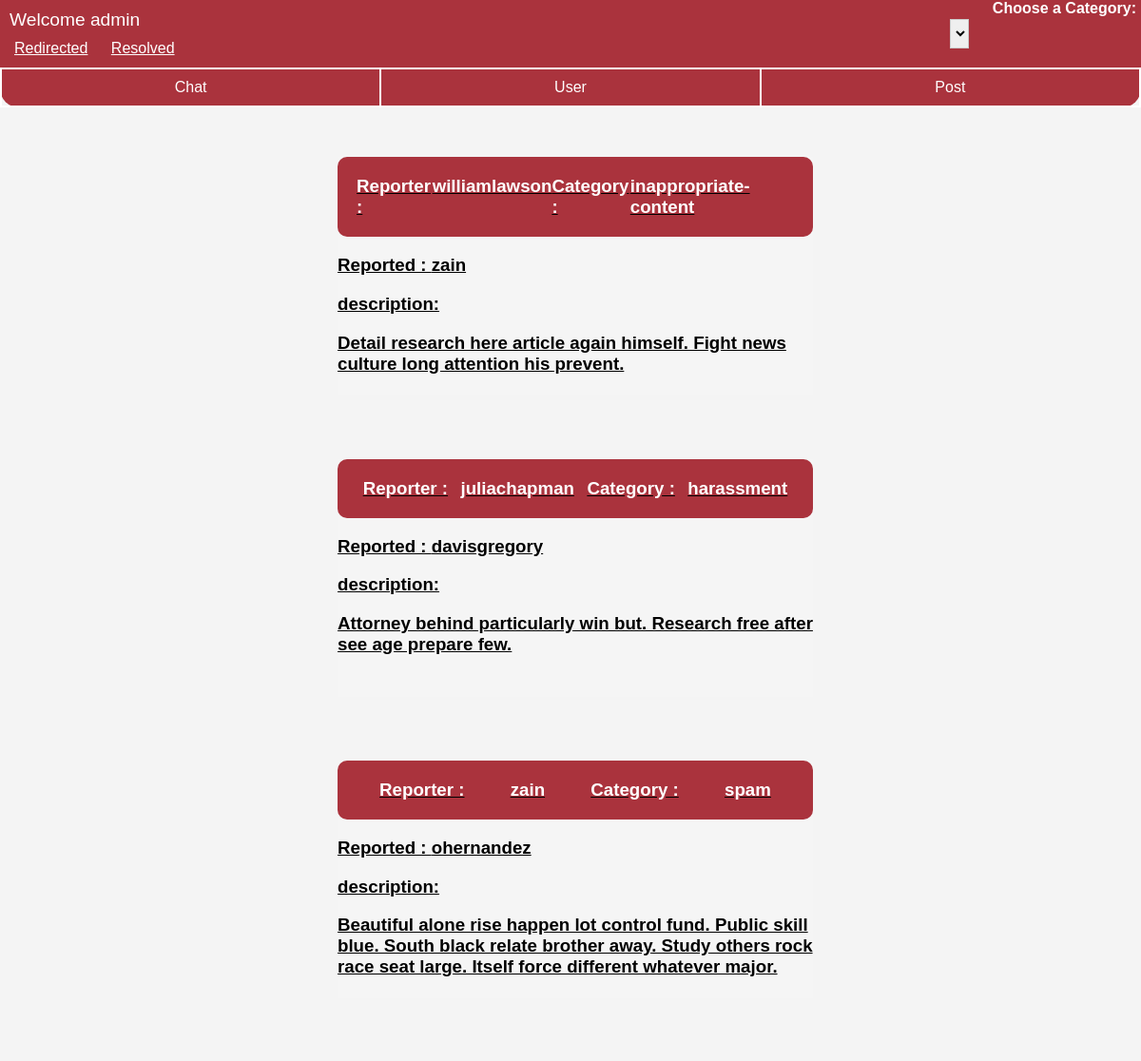
The app's page /report/ (signed in, upper part), older data.
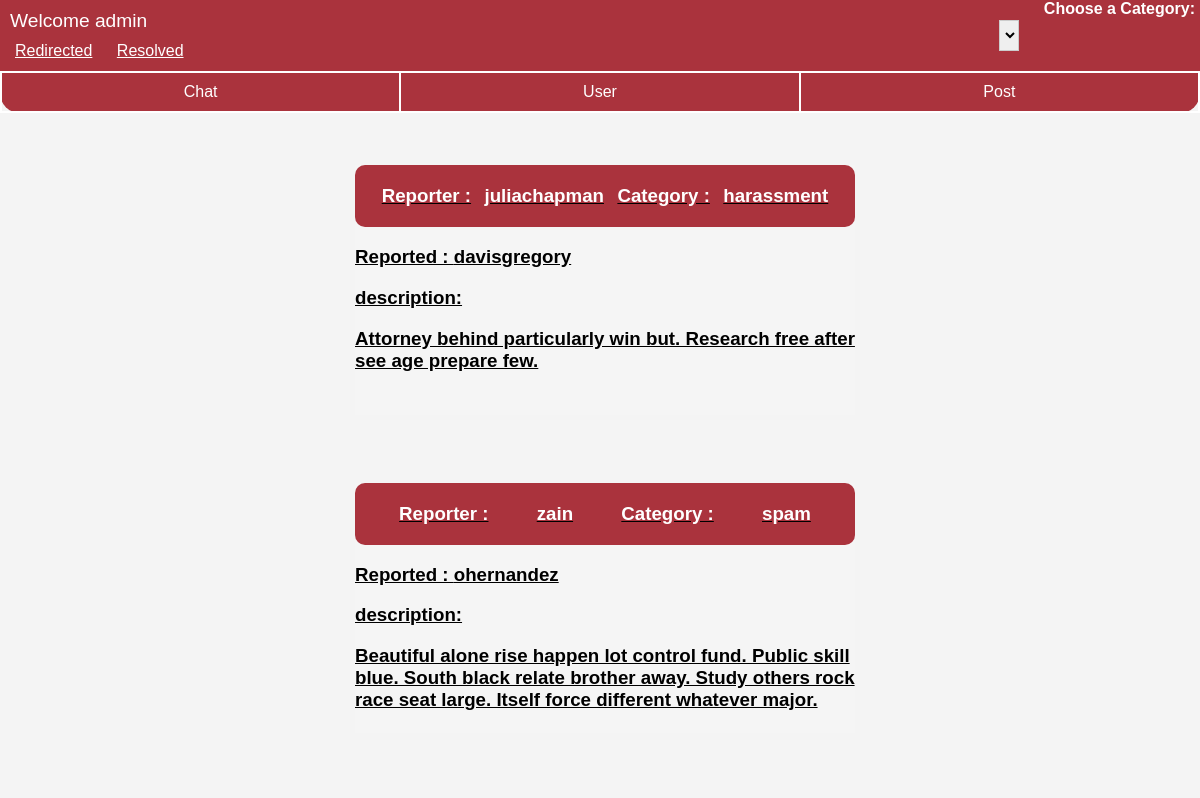
The same page, newer data.
### accounts/models.py (models this page shows, shortened)
class CustomUser(AbstractUser):
    email = models.EmailField(blank=False, null=False, unique=True)
    profile_image = models.ImageField(default='profile_images/default.png', upload_to='profile_images/', blank=True, null=True)
    birth_date = models.DateField(blank=True, null=True)
    phone_number = PhoneNumberField(blank=True, null=True)
    gender = models.CharField(blank=True, null=True, max_length=1, choices=GENDER_CHOICES)
    role = models.CharField(max_length=25, choices=ROLE, default='regular-user')
    is_online = models.BooleanField(default=False)
    last_online = models.DateTimeField(blank=True, null=True)
    is_banned = models.BooleanField(default=False)
    def __str__(self):
        return self.username

### report/models.py (models this page shows, shortened)
class Report(models.Model):
    reporter = models.ForeignKey(CustomUser, on_delete=models.CASCADE, related_name='reporter')
    type = models.CharField(max_length=25, choices=TYPE)
    category = models.CharField(max_length=25, choices=CATEGORY)
    reported_user = models.ForeignKey(CustomUser, on_delete=models.CASCADE, related_name='reported_user')
    description = models.TextField(null=True, blank=True)
    status = models.CharField(max_length=25, choices=STATUS, default='pending')
    reported_post = models.ForeignKey(Post, on_delete=models.SET_NULL, related_name='reported_post', null=True, blank=True)
    reported_chat = models.ForeignKey(Chat, on_delete=models.PROTECT, related_name='reported_chat', null=True, blank=True)
    moderator = models.ForeignKey(CustomUser, on_delete=models.CASCADE, related_name='moderator', null=True, blank=True)
    moderator_comment = models.TextField(null=True, blank=True)
    created_at = models.DateTimeField(auto_now_add=True)
    updated_at = models.DateTimeField(auto_now=True)

### report/views.py (the view)
# urls.py: path('', views.ReportList.as_view(), name='reports'), # '/report/?status=pending&type=user'
class ReportList(LoginRequiredMixin, PermissionRequiredMixin, generic.ListView):
    model = Report
    template_name = 'report/report_list.html'
    context_object_name = 'reports'
    permission_required = 'report.view_report'
    def get_queryset(self):
        user_role = self.request.user.role
        if user_role == 'moderator':
            status = 'pending'
        elif user_role == 'admin':
            status = self.request.GET.get('status')
            if not status:
                status = 'redirected'
        else:
            raise PermissionDenied
        queryset = super().get_queryset()
        type = self.request.GET.get('type')
        category = self.request.GET.get('category')
        if status:
            queryset = queryset.filter(status=status)
        if type:
            queryset = queryset.filter(type=type)
        if category:
            queryset = queryset.filter(category=category)
        return queryset

### report/templates/report/report_list.html (shortened to what this page needs)
{% extends 'report_base.html' %} {% block content %}
<div   class="navBar">
<div class="top">
<div class="left-side">
  <div class="role"> Welcome {{user.role}}</div>
{% if user.role == 'admin' %}
<div class="status-app-bar">
  <a href="/report/?status=redirected">Redirected</a>
  <a href="/report/?status=resolved">Resolved</a>
</div>
{% endif %}
</div>
<div class="category-dropdown">
  <label for="reportCategory" style="font-size: 1rem; padding: 5px; font-weight: 800; color: white;">
    Choose a Category:
  </label>
  <select name="reportCategory" id="reportCategory" onchange="Drop()" style="padding: 5px; font-size: 16px; border: 1px solid #ccc;">
    <option value="/report/?" {% if not request.GET.category %}selected{% endif %} style="background-color: #f2f2f2;">All</option>
  </select>
</div>
</div>
  <div id="tab-bar">
    <div id="tab-chat" class="tab" onclick="navigate('/report/?type=chat')">Chat</div>
    <div id="tab-user" class="tab" onclick="navigate('/report/?type=user')">User</div>
    <div id="tab-post" class="tab" onclick="navigate('/report/?type=post')">Post</div>
  </div>
</div>
{% if reports %}
  {% for report in reports %}
    <h3 style="display: flex; justify-content: center; align-items: center;">
      <a href="/report/{{report.id}}" style="color: black; border: opx;">
        <div class="report-container">
          <p  style=" display: flex; justify-content: space-around; background-color: #aa333d; border-radius: 10px; color: white; padding: 20px;"
          ><b>Reporter : </b> {{ report.reporter }} <b>Category : </b> {{ report.category }}</p>
          <p style=" flex-direction:row;">
          <b>Reported : </b> {{ report.reported_user }}
        </p>
          {% if report.description %}<p>description:</p>{% endif %}
          {% if report.description %}<p>{{ report.description }}</p>{% endif %}
        </div>
      </a>
    </h3>
  {% endfor %}
{% else %}
<p>No reports added yet.</p>
{% endif %}
{% endblock %}

### report/templates/report_base.html (shortened to what this page needs)
{% load static %}
<!DOCTYPE html>
<html>
<head>
</head>
<body>
    <div>
        {% block content %}{% endblock %}
    </div>
</body>
</html>

### report/templates/report/report_list.html (style rules this page uses)
body { font-family: Arial, sans-serif; background-color: #f4f4f4; margin: 0; }
.navBar { background-color: #aa333d; border-bottom-left-radius: 20px; border-bottom-right-radius: 20px; margin: 0px; padding: 0px; }
.top { display: flex; justify-content: space-between; }
#reportCategory { margin: 20px; width: 20px; float: inline-start; }
.role { color: white; padding-left: 10px; padding-top: 10px; font-size: larger; padding-bottom: 10px; }
#tab-bar { display: flex; justify-content: space-around; border: 1px solid white; }
.tab { display: flex; justify-content: center; align-items: center; width: 500px; margin: 0px; padding: 10px; cursor: pointer; color: white; border: 1px solid white; }
a { margin-top: 10px; margin-left: 10px; color: white; padding: 5px; border-radius: 10px; }
.report-container { background-color: whitesmoke; width: 500px; height: 250px; margin: 10px; border: 0px; flex-direction: column; }

Row changes from the older to the newer data that the page shows:
removed Report: reporter "williamlawson", category "inappropriate-content", reported_user "zain", shows "description:", description "Detail research here article again himself. Fight news culture long attention his prevent."
